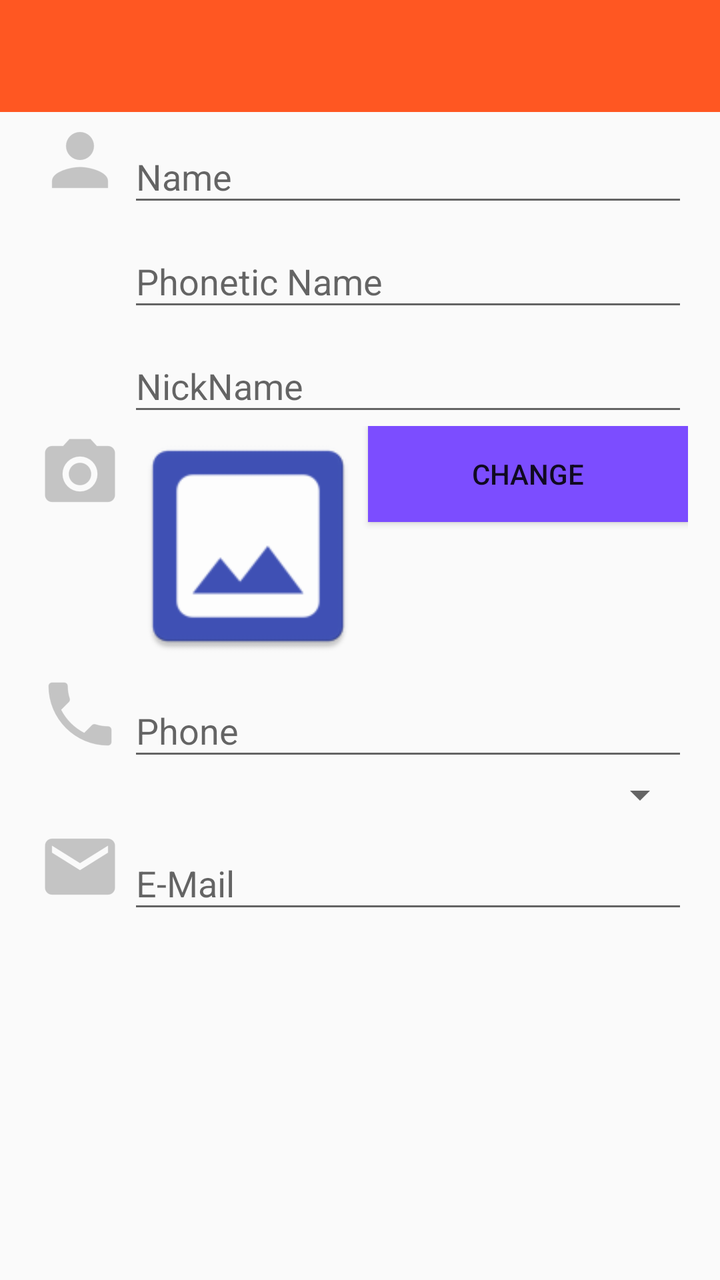
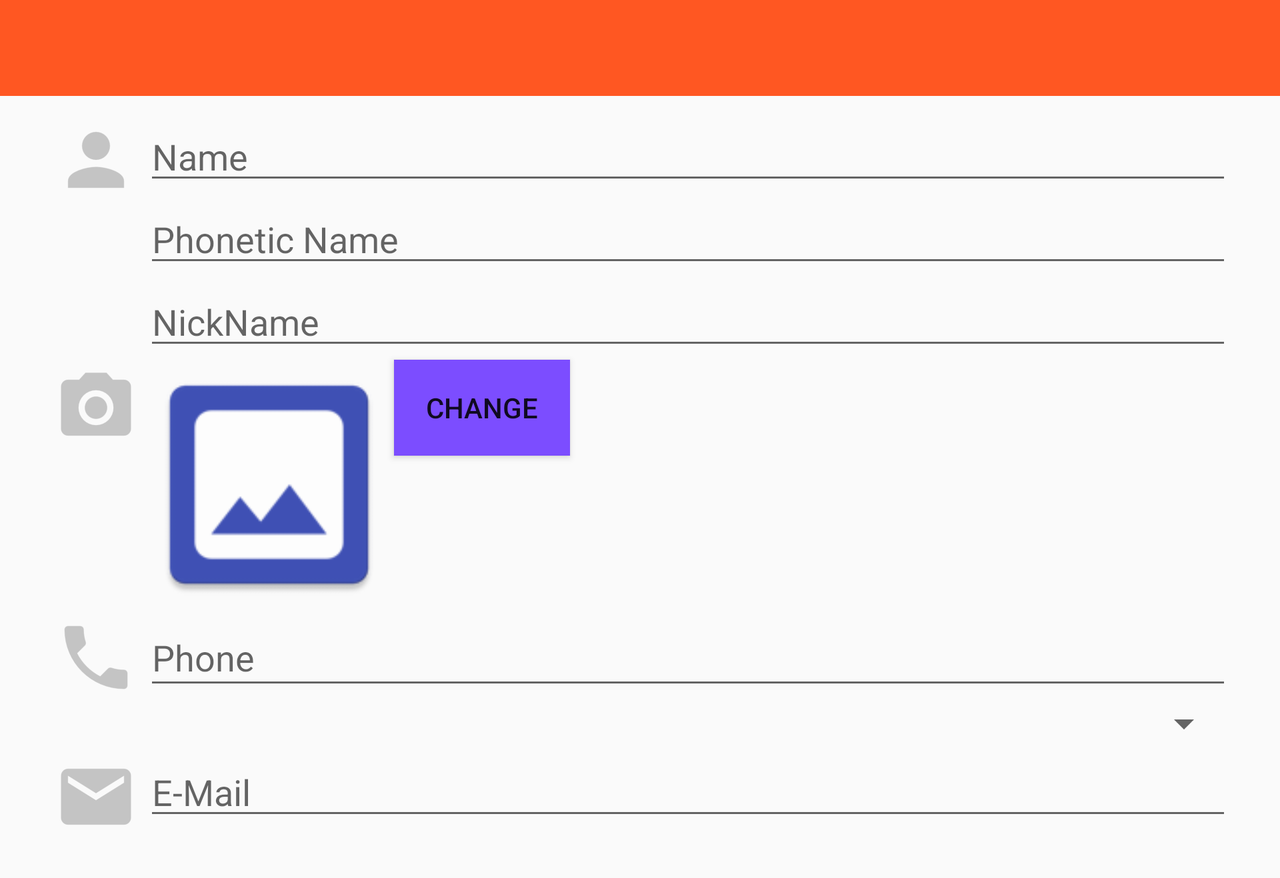

Two renders of one Android screen. The first uses the default layout on a phone; the second uses the alternative layout the repository ships for a different screen configuration, on a matching device. The two XML files are below.
<!-- AndroidManifest.xml: application theme AppTheme -->
<!-- res/layout/activity_newplayer.xml -->
<?xml version="1.0" encoding="utf-8"?>
<LinearLayout xmlns:android="http://schemas.android.com/apk/res/android"
    xmlns:app="http://schemas.android.com/apk/res-auto"
    xmlns:tools="http://schemas.android.com/tools"
    android:layout_height="match_parent"
    android:layout_width="match_parent"
    android:orientation="vertical">
    <android.support.v7.widget.Toolbar
        android:id="@+id/toolbar"
        android:layout_width="match_parent"
        android:layout_height="wrap_content"
        android:background="?attr/colorPrimary"
        android:minHeight="?attr/actionBarSize"

        app:popupTheme="@style/ThemeOverlay.AppCompat.Light"
        android:theme="@style/ThemeOverlay.AppCompat.Dark.ActionBar"/>

<TableLayout
    android:layout_width="match_parent"
    android:layout_height="match_parent"
    android:layout_marginLeft="16dp"
    android:layout_marginRight="16dp"
    android:stretchColumns="1,2"
    tools:context=".newplayer">

    <TableRow
        android:layout_width="match_parent"
        android:layout_height="match_parent">

        <ImageView
            android:id="@+id/imageContact"
            android:layout_width="wrap_content"
            android:layout_height="wrap_content"
            android:contentDescription="@string/DescriptionUser"
            app:srcCompat="@mipmap/contact_image" />
        <android.support.design.widget.TextInputLayout
            android:layout_span="2"
            android:layout_width="wrap_content"
            android:layout_height="wrap_content">

            <EditText
                android:id="@+id/editName"
                android:layout_width="match_parent"
                android:layout_height="wrap_content"
                android:ems="10"
                android:hint="@string/EditName"
                android:inputType="textPersonName" />
        </android.support.design.widget.TextInputLayout>

    </TableRow>

    <TableRow
        android:layout_width="match_parent"
        android:layout_height="match_parent">

        <android.support.design.widget.TextInputLayout
            android:layout_span="2"
            android:layout_width="wrap_content"
            android:layout_height="wrap_content"
            android:layout_column="1">

            <EditText
                android:id="@+id/editPName"
                android:layout_width="match_parent"
                android:layout_height="wrap_content"
                android:ems="10"
                android:hint="@string/EditPName"
                android:inputType="textPersonName" />
        </android.support.design.widget.TextInputLayout>
    </TableRow>

    <TableRow
        android:layout_width="match_parent"
        android:layout_height="match_parent">

        <android.support.design.widget.TextInputLayout
            android:layout_span="2"
            android:layout_width="wrap_content"
            android:layout_height="wrap_content"
            android:layout_column="1">

            <EditText
                android:id="@+id/editNickName"
                android:layout_width="match_parent"
                android:layout_height="wrap_content"
                android:ems="10"
                android:hint="@string/EditNickNane"
                android:inputType="textPersonName" />
        </android.support.design.widget.TextInputLayout>

    </TableRow>

    <TableRow
        android:layout_width="match_parent"
        android:layout_height="match_parent">

        <ImageView
            android:id="@+id/imagePicture"
            android:layout_width="wrap_content"
            android:layout_height="wrap_content"
            android:contentDescription="@string/DescriptionImage"
            app:srcCompat="@mipmap/photo_image" />

        <ImageView
            android:id="@+id/imageProfilePicture"
            android:layout_width="wrap_content"
            android:layout_height="wrap_content"
            android:adjustViewBounds="true"
            android:contentDescription="@string/DescriptionProfilePic"
            android:scaleType="fitXY"
            app:srcCompat="@mipmap/profile_image" />

        <Button
            android:id="@+id/buttonChange"
            android:layout_width="wrap_content"
            android:layout_height="wrap_content"
            style="@style/MiEstilo"
            android:text="@string/buttonPicChange" />

    </TableRow>

    <TableRow
        android:layout_width="match_parent"
        android:layout_height="match_parent">

        <ImageView
            android:id="@+id/imagePhone"
            android:layout_width="wrap_content"
            android:layout_height="wrap_content"
            android:contentDescription="@string/DescriptionPhone"
            app:srcCompat="@mipmap/phone_image" />

        <android.support.design.widget.TextInputLayout
            android:layout_span="2"
            android:layout_width="wrap_content"
            android:layout_height="wrap_content"
            android:layout_column="1">

            <EditText
                android:id="@+id/editPhone"
                android:layout_width="match_parent"
                android:layout_height="wrap_content"
                android:layout_span="2"
                android:ems="10"
                android:hint="@string/EditPhone"
                android:inputType="phone" />
        </android.support.design.widget.TextInputLayout>


    </TableRow>

    <TableRow
        android:layout_width="match_parent"
        android:layout_height="match_parent">

        <Spinner
            android:id="@+id/spinner2"
            android:layout_width="match_parent"
            android:layout_column="2"
            android:layout_height="wrap_content" />
    </TableRow>

    <TableRow
        android:layout_width="match_parent"
        android:layout_height="match_parent">

        <ImageView
            android:id="@+id/imageEmail"
            android:layout_width="wrap_content"
            android:layout_height="wrap_content"
            android:contentDescription="@string/DescriptionEmail"
            app:srcCompat="@mipmap/email_image" />

        <android.support.design.widget.TextInputLayout
            android:layout_span="2"
            android:layout_width="wrap_content"
            android:layout_height="wrap_content"
            android:layout_column="1">

            <EditText
                android:id="@+id/editEmail"
                android:layout_width="match_parent"
                android:layout_height="wrap_content"
                android:ems="10"
                android:hint="@string/EditEmail"
                android:inputType="textEmailAddress" />
        </android.support.design.widget.TextInputLayout>
    </TableRow>
</TableLayout>
</LinearLayout>
<!-- resources referenced by this layout -->
<resources>
  <!-- mipmap contact_image: png bitmap (mipmap-hdpi, 647 bytes) -->
  <!-- mipmap email_image: png bitmap (mipmap-hdpi, 530 bytes) -->
  <!-- mipmap phone_image: png bitmap (mipmap-hdpi, 762 bytes) -->
  <!-- mipmap photo_image: png bitmap (mipmap-hdpi, 727 bytes) -->
  <!-- mipmap profile_image: png bitmap (mipmap-hdpi, 1108 bytes) -->
  <string name="DescriptionEmail">Email icon</string>
  <string name="DescriptionImage">Image icon</string>
  <string name="DescriptionPhone">Phone icon</string>
  <string name="DescriptionProfilePic">Profile Picture</string>
  <string name="DescriptionUser">User icon</string>
  <string name="EditEmail">E-Mail</string>
  <string name="EditName">Name</string>
  <string name="EditNickNane">NickName</string>
  <string name="EditPName">Phonetic Name</string>
  <string name="EditPhone">Phone</string>
  <string name="buttonPicChange">Change</string>
  <style name="MiEstilo">
          <item name="android:background">@color/colorAccent</item>
      </style>
  <style name="AppTheme" parent="Theme.AppCompat.Light.NoActionBar">
          
          <item name="colorPrimary">@color/colorPrimary</item>
          <item name="colorPrimaryDark">@color/colorPrimaryDark</item>
          <item name="colorAccent">@color/colorAccent</item>
      </style>
  <color name="colorAccent">#7C4DFF</color>
  <color name="colorPrimary">#FF5722</color>
  <color name="colorPrimaryDark">#E64A19</color>
</resources>
<!-- res/layout-land/activity_newplayer.xml (the repository's variant of the layout above) -->
<!-- drawn on the phone turned sideways -->
<?xml version="1.0" encoding="utf-8"?>
    <ScrollView xmlns:android="http://schemas.android.com/apk/res/android"
    xmlns:app="http://schemas.android.com/apk/res-auto"
        xmlns:tools="http://schemas.android.com/tools"
        android:layout_width="match_parent"
        android:layout_height="match_parent"
        app:layout_constraintEnd_toEndOf="parent"
        app:layout_constraintStart_toStartOf="parent"
        app:layout_constraintTop_toTopOf="parent">

        <android.support.constraint.ConstraintLayout
            android:layout_width="match_parent"
            android:layout_height="wrap_content">

            <android.support.v7.widget.Toolbar
                android:id="@+id/toolbar"
                android:layout_width="match_parent"
                android:layout_height="wrap_content"
                android:background="?attr/colorPrimary"
                android:minHeight="?attr/actionBarSize"
                app:layout_constraintBottom_toTopOf="@+id/editName"
                app:layout_constraintEnd_toEndOf="parent"
                app:layout_constraintStart_toStartOf="parent"
                app:layout_constraintTop_toTopOf="parent"
                app:popupTheme="@style/ThemeOverlay.AppCompat.Light"
                android:theme="@style/ThemeOverlay.AppCompat.Dark.ActionBar"/>

            <ImageView
                android:id="@+id/imageContact"
                android:layout_width="wrap_content"
                android:layout_height="wrap_content"
                android:layout_marginStart="24dp"
                android:layout_marginTop="8dp"
                android:contentDescription="@string/DescriptionUser"
                app:layout_constraintStart_toStartOf="parent"
                app:layout_constraintTop_toBottomOf="@+id/toolbar"
                app:srcCompat="@mipmap/contact_image" />

            <EditText
                android:id="@+id/editName"
                android:layout_width="0dp"
                android:layout_height="wrap_content"
                android:layout_marginTop="8dp"
                android:layout_marginEnd="24dp"
                android:ems="10"
                android:hint="@string/EditName"
                android:inputType="textPersonName"
                app:layout_constraintEnd_toEndOf="parent"
                app:layout_constraintStart_toEndOf="@+id/imageContact"
                app:layout_constraintTop_toBottomOf="@+id/toolbar" />

            <EditText
                android:id="@+id/editPName"
                android:layout_width="0dp"
                android:layout_height="wrap_content"
                android:layout_marginEnd="24dp"
                android:ems="10"
                android:hint="@string/EditPName"
                android:inputType="textPersonName"
                app:layout_constraintEnd_toEndOf="parent"
                app:layout_constraintStart_toStartOf="@+id/editName"
                app:layout_constraintTop_toBottomOf="@+id/editName" />

            <EditText
                android:id="@+id/editNickName"
                android:layout_width="0dp"
                android:layout_height="wrap_content"
                android:layout_marginEnd="24dp"
                android:ems="10"
                android:hint="@string/EditNickNane"
                android:inputType="textPersonName"
                app:layout_constraintEnd_toEndOf="parent"
                app:layout_constraintStart_toStartOf="@+id/editName"
                app:layout_constraintTop_toBottomOf="@+id/editPName" />

            <ImageView
                android:id="@+id/imagePicture"
                android:layout_width="wrap_content"
                android:layout_height="wrap_content"
                android:layout_marginStart="24dp"
                android:contentDescription="@string/DescriptionImage"
                app:layout_constraintStart_toStartOf="parent"
                app:layout_constraintTop_toBottomOf="@+id/editNickName"
                app:srcCompat="@mipmap/photo_image" />

            <ImageView
                android:id="@+id/imageProfilePicture"
                android:layout_width="wrap_content"
                android:layout_height="125dp"
                android:adjustViewBounds="true"
                android:contentDescription="@string/DescriptionProfilePic"
                android:scaleType="fitCenter"
                app:layout_constraintStart_toEndOf="@+id/imagePicture"
                app:layout_constraintTop_toBottomOf="@+id/editNickName"
                app:srcCompat="@mipmap/profile_image" />

            <Button
                android:id="@+id/buttonChange"
                android:layout_width="wrap_content"
                android:layout_height="wrap_content"
                android:layout_marginEnd="32dp"
                android:layout_marginRight="32dp"
                android:text="@string/buttonPicChange"
                style="@style/MiEstilo"
                app:layout_constraintEnd_toEndOf="parent"
                app:layout_constraintHorizontal_bias="0.0"
                app:layout_constraintStart_toEndOf="@+id/imageProfilePicture"
                app:layout_constraintTop_toBottomOf="@+id/editNickName" />

            <ImageView
                android:id="@+id/imagePhone"
                android:layout_width="wrap_content"
                android:layout_height="wrap_content"
                android:layout_marginStart="24dp"
                android:contentDescription="@string/DescriptionPhone"
                app:layout_constraintStart_toStartOf="parent"
                app:layout_constraintTop_toBottomOf="@+id/imageProfilePicture"
                app:srcCompat="@mipmap/phone_image" />

            <EditText
                android:id="@+id/editPhone"
                android:layout_width="0dp"
                android:layout_height="45dp"
                android:layout_marginEnd="24dp"
                android:ems="10"
                android:hint="@string/EditPhone"
                android:inputType="phone"
                app:layout_constraintEnd_toEndOf="parent"
                app:layout_constraintStart_toEndOf="@+id/imagePhone"
                app:layout_constraintTop_toBottomOf="@+id/imageProfilePicture" />

            <Spinner
                android:id="@+id/spinner"
                android:layout_width="wrap_content"
                android:layout_height="wrap_content"
                android:layout_marginStart="24dp"
                android:layout_marginEnd="24dp"
                app:layout_constraintEnd_toEndOf="parent"
                app:layout_constraintHorizontal_bias="1.0"
                app:layout_constraintStart_toStartOf="parent"
                app:layout_constraintTop_toBottomOf="@+id/editPhone" />

            <ImageView
                android:id="@+id/imageEmail"
                android:layout_width="wrap_content"
                android:layout_height="wrap_content"
                android:layout_marginStart="24dp"
                android:layout_marginBottom="16dp"
                android:contentDescription="@string/DescriptionEmail"
                app:layout_constraintBottom_toBottomOf="parent"
                app:layout_constraintStart_toStartOf="parent"
                app:layout_constraintTop_toBottomOf="@+id/spinner"
                app:srcCompat="@mipmap/email_image" />

            <EditText
                android:id="@+id/editEmail"
                android:layout_width="0dp"
                android:layout_height="wrap_content"
                android:layout_marginEnd="24dp"
                android:layout_marginBottom="24dp"
                android:ems="10"
                android:hint="@string/EditEmail"
                android:inputType="textEmailAddress"
                app:layout_constraintBottom_toBottomOf="parent"
                app:layout_constraintEnd_toEndOf="parent"
                app:layout_constraintStart_toEndOf="@+id/imageEmail"
                app:layout_constraintTop_toBottomOf="@+id/spinner" />
        </android.support.constraint.ConstraintLayout>
    </ScrollView>
